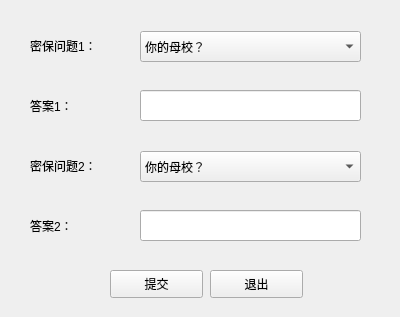
<?xml version="1.0" encoding="UTF-8"?>
<ui version="4.0">
 <class>Form</class>
 <widget class="QWidget" name="Form">
  <property name="geometry">
   <rect>
    <x>0</x>
    <y>0</y>
    <width>400</width>
    <height>317</height>
   </rect>
  </property>
  <property name="windowTitle">
   <string>Form</string>
  </property>
  <widget class="QLabel" name="label_2">
   <property name="geometry">
    <rect>
     <x>30</x>
     <y>30</y>
     <width>81</width>
     <height>31</height>
    </rect>
   </property>
   <property name="text">
    <string>密保问题1：</string>
   </property>
  </widget>
  <widget class="QLabel" name="label_3">
   <property name="geometry">
    <rect>
     <x>30</x>
     <y>90</y>
     <width>81</width>
     <height>31</height>
    </rect>
   </property>
   <property name="text">
    <string>答案1：</string>
   </property>
  </widget>
  <widget class="QComboBox" name="comboBox">
   <property name="geometry">
    <rect>
     <x>140</x>
     <y>31</y>
     <width>221</width>
     <height>31</height>
    </rect>
   </property>
   <item>
    <property name="text">
     <string>你的母校？</string>
    </property>
   </item>
   <item>
    <property name="text">
     <string>你父亲的名字？</string>
    </property>
   </item>
   <item>
    <property name="text">
     <string>你爱人的名字？</string>
    </property>
   </item>
   <item>
    <property name="text">
     <string>你喜欢的电影？</string>
    </property>
   </item>
   <item>
    <property name="text">
     <string>最想去的地方？</string>
    </property>
   </item>
  </widget>
  <widget class="QLineEdit" name="lineEdit">
   <property name="geometry">
    <rect>
     <x>140</x>
     <y>90</y>
     <width>221</width>
     <height>31</height>
    </rect>
   </property>
  </widget>
  <widget class="QPushButton" name="pushButton">
   <property name="geometry">
    <rect>
     <x>110</x>
     <y>270</y>
     <width>93</width>
     <height>28</height>
    </rect>
   </property>
   <property name="text">
    <string>提交</string>
   </property>
  </widget>
  <widget class="QPushButton" name="pushButton_2">
   <property name="geometry">
    <rect>
     <x>210</x>
     <y>270</y>
     <width>93</width>
     <height>28</height>
    </rect>
   </property>
   <property name="text">
    <string>退出</string>
   </property>
  </widget>
  <widget class="QLabel" name="label_4">
   <property name="geometry">
    <rect>
     <x>30</x>
     <y>210</y>
     <width>81</width>
     <height>31</height>
    </rect>
   </property>
   <property name="text">
    <string>答案2：</string>
   </property>
  </widget>
  <widget class="QComboBox" name="comboBox_2">
   <property name="geometry">
    <rect>
     <x>140</x>
     <y>151</y>
     <width>221</width>
     <height>31</height>
    </rect>
   </property>
   <item>
    <property name="text">
     <string>你的母校？</string>
    </property>
   </item>
   <item>
    <property name="text">
     <string>你父亲的名字？</string>
    </property>
   </item>
   <item>
    <property name="text">
     <string>你爱人的名字？</string>
    </property>
   </item>
   <item>
    <property name="text">
     <string>你喜欢的电影？</string>
    </property>
   </item>
   <item>
    <property name="text">
     <string>最想去的地方？</string>
    </property>
   </item>
  </widget>
  <widget class="QLineEdit" name="lineEdit_2">
   <property name="geometry">
    <rect>
     <x>140</x>
     <y>210</y>
     <width>221</width>
     <height>31</height>
    </rect>
   </property>
  </widget>
  <widget class="QLabel" name="label_5">
   <property name="geometry">
    <rect>
     <x>30</x>
     <y>150</y>
     <width>81</width>
     <height>31</height>
    </rect>
   </property>
   <property name="text">
    <string>密保问题2：</string>
   </property>
  </widget>
 </widget>
 <resources/>
 <connections/>
</ui>
